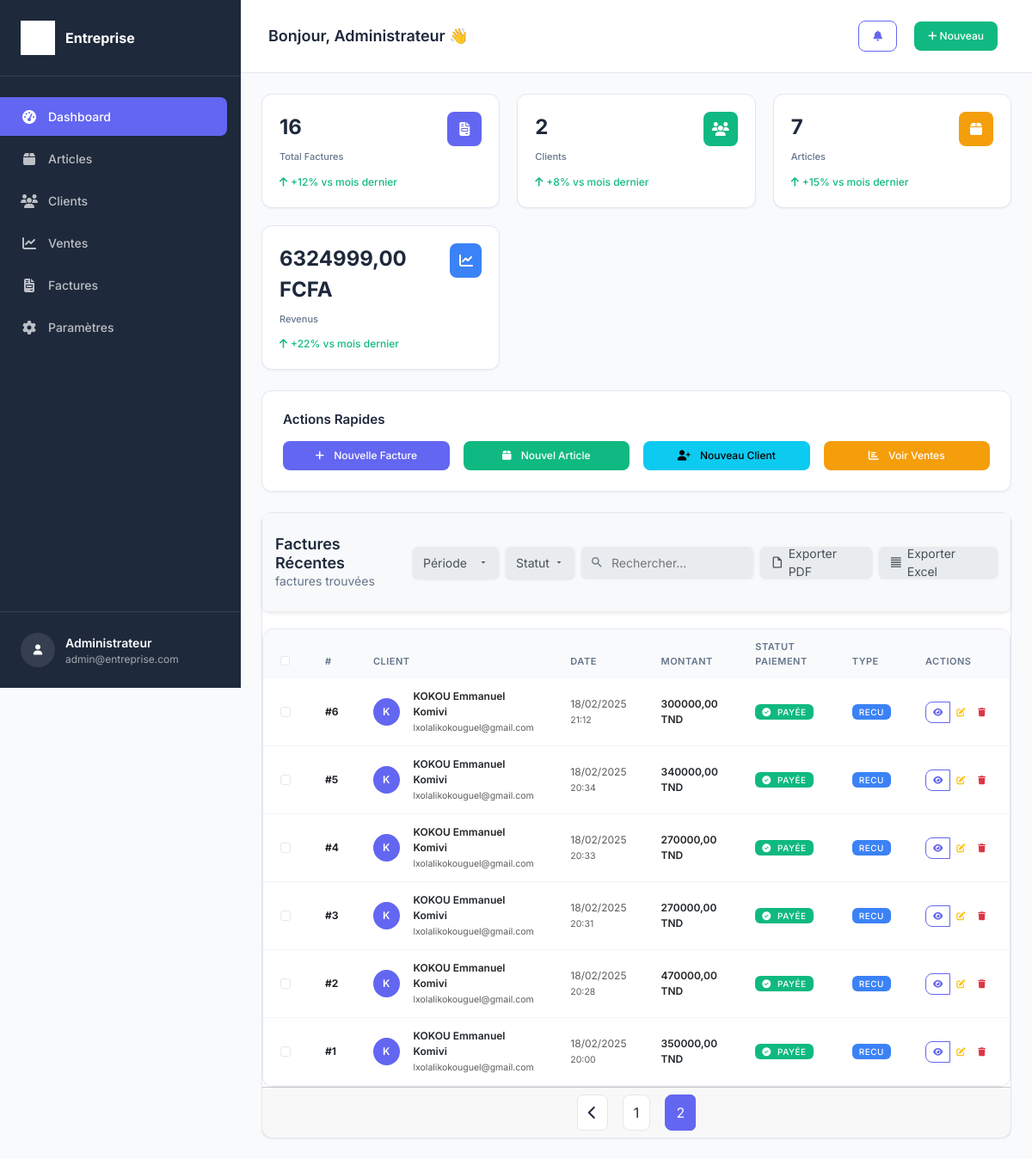
Page /?page=2 (signed in) on the committed database.
### fact_app/models.py (models this page shows, shortened)
class Invoice(models.Model):
    INVOICE_TYPE = (
        ('R', 'RECU'),
        ('F', 'FACTURE')
    )
    customer = models.ForeignKey(Customer, null=True, blank=True, on_delete=models.PROTECT)
    save_by = models.ForeignKey(User, on_delete=models.PROTECT)
    invoice_date_time = models.DateTimeField(auto_now_add=True)
    last_updated_date = models.DateTimeField(null=True)
    paid = models.BooleanField(default=True)
    invoice_type = models.CharField(max_length=1, choices=INVOICE_TYPE)
    comments = models.TextField(null=True, max_length=1000, blank=True)
    class Meta:
        verbose_name = "Invoice"
        verbose_name_plural = "Invoices"
    @property
    def total(self):
        total_amount = 0
        for item in self.invoice_items.all():
            total_amount += item.total_price
        return total_amount

class Customer(models.Model):
    SEX_TYPES = (
        ('M', 'Male'),
        ('F', 'Female'),
    )
    name = models.CharField(max_length=132)
    email = models.EmailField()
    phone = models.CharField(max_length=132)
    address = models.CharField(max_length=132)
    sex = models.CharField(max_length=1, choices=SEX_TYPES)
    age = models.CharField(max_length=12)
    city = models.CharField(max_length=32)
    zip_code = models.CharField(max_length=32)
    created_date = models.DateTimeField(auto_now_add=True)
    save_by = models.ForeignKey(User, on_delete=models.PROTECT)
    class Meta:
        verbose_name = "Customer"
        verbose_name_plural = "Customers"

class InvoiceItem(models.Model):
    invoice = models.ForeignKey(Invoice, null=True, blank=True, on_delete=models.SET_NULL, related_name="invoice_items")
    article = models.ForeignKey(Article, null=True, blank=True, on_delete=models.SET_NULL)
    unit_price = models.DecimalField(max_digits=10, decimal_places=2)
    quantity = models.PositiveIntegerField()
    @property
    def total_price(self):
        return self.quantity * self.unit_price

### fact_app/views.py (the view, shortened to what this page needs)
# urls.py: path('', views.HomeView.as_view(), name='home'),
class HomeView(LoginRequiredSuperuserMixin, View):
    templates_name = 'index.html'
    invoices = Invoice.objects.select_related('customer', 'save_by').all().order_by('-invoice_date_time')
    def get(self, request, *args, **kwargs):
        total_invoices = Invoice.objects.count()
        total_customers = Customer.objects.count()
        total_articles = Article.objects.count()
        total_revenue = InvoiceItem.objects.filter(
            invoice__paid=True
        ).aggregate(
            total=models.Sum(models.F('quantity') * models.F('unit_price'))
        )['total'] or 0
        items = pagination(request, self.invoices)
        context = {
            'invoices': items,
            'total_invoices': total_invoices,
            'total_customers': total_customers,
            'total_articles': total_articles,
            'total_revenue': total_revenue,
        }
        return render(request, self.templates_name, context)

### templates/index.html (shortened to what this page needs)
{% extends "base.html" %}
{% load static %}
{% block content %}
<div class="stats-grid">
    <div class="stat-card fade-in">
        <div class="stat-header">
            <div>
                <div class="stat-value">{{ total_invoices|default:"0" }}</div>
                <div class="stat-label">Total Factures</div>
            </div>
            <div class="stat-icon primary">
                <i class="fas fa-file-invoice"></i>
            </div>
        </div>
        <div class="stat-change positive">
            <i class="fas fa-arrow-up"></i>
            <span>+12% vs mois dernier</span>
        </div>
    </div>
    <div class="stat-card fade-in">
        <div class="stat-header">
            <div>
                <div class="stat-value">{{ total_customers|default:"0" }}</div>
                <div class="stat-label">Clients</div>
            </div>
            <div class="stat-icon success">
                <i class="fas fa-users"></i>
            </div>
        </div>
        <div class="stat-change positive">
            <i class="fas fa-arrow-up"></i>
            <span>+8% vs mois dernier</span>
        </div>
    </div>
    <div class="stat-card fade-in">
        <div class="stat-header">
            <div>
                <div class="stat-value">{{ total_articles|default:"0" }}</div>
                <div class="stat-label">Articles</div>
            </div>
            <div class="stat-icon warning">
                <i class="fas fa-box"></i>
            </div>
        </div>
        <div class="stat-change positive">
            <i class="fas fa-arrow-up"></i>
            <span>+15% vs mois dernier</span>
        </div>
    </div>
    <div class="stat-card fade-in">
        <div class="stat-header">
            <div>
                <div class="stat-value">{{ total_revenue|default:"0"|floatformat:2 }} FCFA</div>
                <div class="stat-label">Revenus</div>
            </div>
            <div class="stat-icon info">
                <i class="fas fa-chart-line"></i>
            </div>
        </div>
        <div class="stat-change positive">
            <i class="fas fa-arrow-up"></i>
            <span>+22% vs mois dernier</span>
        </div>
    </div>
</div>
<div class="card mb-4 fade-in">
    <div class="card-body">
        <h5 class="card-title mb-3">Actions Rapides</h5>
        <div class="row g-3">
            <div class="col-md-3">
                <a href="{% url 'add-invoice' %}" class="btn btn-primary w-100">
                    <i class="fas fa-plus me-2"></i>
                    Nouvelle Facture
                </a>
            </div>
            <div class="col-md-3">
                <a href="{% url 'add-article' %}" class="btn btn-success w-100">
                    <i class="fas fa-box me-2"></i>
                    Nouvel Article
                </a>
            </div>
            <div class="col-md-3">
                <a href="{% url 'add-customer' %}" class="btn btn-info w-100">
                    <i class="fas fa-user-plus me-2"></i>
                    Nouveau Client
                </a>
            </div>
            <div class="col-md-3">
                <a href="{% url 'sales-summary-list' %}" class="btn btn-warning w-100">
                    <i class="fas fa-chart-bar me-2"></i>
                    Voir Ventes
                </a>
            </div>
        </div>
    </div>
</div>
<div class="card fade-in">
    <div class="filters-container" style="display: flex; justify-content: space-between; align-items: center; margin-bottom: 20px; padding: 15px; background-color: #f8f9fa; border-radius: 8px; box-shadow: 0 2px 4px rgba(0,0,0,0.1);">
        <div style="display: flex; flex-direction: column;">
            <h5 class="card-title mb-0" style="margin: 0; font-size: 18px; font-weight: 600; color: #1e293b;">Factures Récentes</h5>
            <p class="card-subtitle mb-0" style="margin: 0; font-size: 14px; color: #64748b;">{{ invoices.count }} factures trouvées</p>
        </div>
        <div class="right-actions" style="display: flex; gap: 8px; align-items: center;">
            <div class="filter-dropdown" style="position: relative;">
                <button class="filter-btn" type="button" data-bs-toggle="dropdown" aria-expanded="false" style="background-color: #e9ecef; border: none; border-radius: 6px; padding: 8px 12px; color: #495057; font-size: 14px; display: flex; align-items: center; gap: 5px; min-width: 100px; justify-content: space-between; box-shadow: 0 1px 3px rgba(0,0,0,0.1);">
                    <span>Période</span>
                    <svg width="12" height="12" viewBox="0 0 24 24" fill="currentColor">
                        <path d="M7 10l5 5 5-5z"/>
                    </svg>
                </button>
            </div>
            <div class="filter-dropdown" style="position: relative;">
                <button class="filter-btn" type="button" data-bs-toggle="dropdown" aria-expanded="false" style="background-color: #e9ecef; border: none; border-radius: 6px; padding: 8px 12px; color: #495057; font-size: 14px; display: flex; align-items: center; gap: 5px; min-width: 80px; justify-content: space-between; box-shadow: 0 1px 3px rgba(0,0,0,0.1);">
                    <span>Statut</span>
                    <svg width="12" height="12" viewBox="0 0 24 24" fill="currentColor">
                        <path d="M7 10l5 5 5-5z"/>
                    </svg>
                </button>
            </div>
            <div class="search-container" style="position: relative; display: flex; align-items: center; margin-top: 24px;">
                <input id="search" type="text" placeholder="Rechercher..." style="background-color: #e9ecef; border: none; border-radius: 6px; padding: 8px 12px 8px 35px; color: #495057; font-size: 14px; width: 200px; height: 36px; box-shadow: 0 1px 3px rgba(0,0,0,0.1); line-height: 1; box-sizing: border-box;">
            </div>
                    <a href="{% url 'export-dashboard-pdf' %}" class="export-btn" style="background-color: #e9ecef; border: none; border-radius: 6px; padding: 8px 12px; color: #495057; font-size: 14px; display: flex; align-items: center; gap: 5px; height: 36px; box-shadow: 0 1px 3px rgba(0,0,0,0.1); text-decoration: none;">
            <svg width="16" height="16" viewBox="0 0 24 24" fill="currentColor">
                <path d="M14,2H6A2,2 0 0,0 4,4V20A2,2 0 0,0 6,22H18A2,2 0 0,0 20,20V8L14,2M18,20H6V4H13V9H18V20Z"/>
            </svg>
            Exporter PDF
        </a>
                    <a href="{% url 'export-dashboard-excel' %}" class="export-btn" style="background-color: #e9ecef; border: none; border-radius: 6px; padding: 8px 12px; color: #495057; font-size: 14px; display: flex; align-items: center; gap: 5px; height: 36px; box-shadow: 0 1px 3px rgba(0,0,0,0.1); text-decoration: none;">
            <svg width="16" height="16" viewBox="0 0 24 24" fill="currentColor">
                <path d="M3,3H21V5H3V3M3,7H21V9H3V7M3,11H21V13H3V11M3,15H21V17H3V15M3,19H21V21H3V19Z"/>
            </svg>
            Exporter Excel
        </a>
        </div>
    </div>
    <div class="table-container">
        <div class="table-responsive">
            <table class="table table-hover">
                <thead>
                    <tr>
                        <th width="50">
                            <input type="checkbox" class="form-check-input" id="selectAll">
                        </th>
                        <th>#</th>
                        <th>Client</th>
                        <th>Date</th>
                        <th>Montant</th>
                        <th>Statut Paiement</th>
                        <th>Type</th>
                        <th>Actions</th>
                    </tr>
                </thead>
                <tbody id="myTable">
                    {% if invoices %}
                        {% for facture in invoices %}
                        <tr>
                            <td>
                                <input type="checkbox" class="form-check-input row-checkbox">
                            </td>
                            <td>
                                <strong>#{{ facture.pk }}</strong>
                            </td>
                            <td>
                                <div class="d-flex align-items-center">
                                    <div class="avatar-sm me-3">
                                        <div class="avatar-initial rounded-circle bg-primary">
                                            {{ facture.customer.name|first|upper }}
                                        </div>
                                    </div>
                                    <div>
                                        <div class="fw-semibold">{{ facture.customer.name }}</div>
                                        <small class="text-muted">{{ facture.customer.email|default:"-" }}</small>
                                    </div>
                                </div>
                            </td>
                            <td>
                                <div class="text-muted">{{ facture.invoice_date_time|date:"d/m/Y" }}</div>
                                <small class="text-muted">{{ facture.invoice_date_time|date:"H:i" }}</small>
                            </td>
                            <td>
                                <div class="fw-semibold">{{ facture.total|floatformat:2 }} TND</div>
                            </td>
                            <td>
                                {% if facture.paid %}
                                    <span class="badge badge-success">
                                        <i class="fas fa-check-circle me-1"></i>
                                        Payée
                                    </span>
                                {% else %}
                                    <span class="badge badge-warning">
                                        <i class="fas fa-clock me-1"></i>
                                        En attente
                                    </span>
                                {% endif %}
                            </td>
                            <td>
                                <span class="badge badge-info">{{ facture.get_invoice_type_display }}</span>
                            </td>
                            <td>
                                <div class="btn-group" role="group">
                                    <a href="{% url 'view-invoice' pk=facture.pk %}"
                                       class="btn btn-sm btn-outline-primary"
                                       title="Voir">
                                        <i class="fas fa-eye"></i>
                                    </a>
                                    <button type="button"
                                            class="btn btn-sm btn-outline-warning"
                                            title="Modifier"
                                            data-bs-toggle="modal"
                                            data-bs-target="#modifier"
                                            data-id="{{ facture.pk }}"
                                            data-customer="{{ facture.customer.name }}">
                                        <i class="fas fa-edit"></i>
                                    </button>
                                    <button type="button"
                                            class="btn btn-sm btn-outline-danger"
                                            title="Supprimer"
                                            data-bs-toggle="modal"
                                            data-bs-target="#supprimer"
                                            data-id="{{ facture.pk }}"
                                            data-customer="{{ facture.customer.name }}">
                                        <i class="fas fa-trash"></i>
                                    </button>
                                </div>
                            </td>
                        </tr>
                        {% endfor %}
                    {% endif %}
                </tbody>
            </table>
        </div>
    </div>
    {% if invoices.has_other_pages %}
    <div class="card-footer">
        <nav aria-label="Pagination">
            <ul class="pagination justify-content-center mb-0">
                {% if invoices.has_previous %}
                    <li class="page-item mx-2">
                        <a class="page-link" href="?page={{ invoices.previous_page_number }}">
                            <i class="fas fa-chevron-left"></i>
                        </a>
                    </li>
                {% endif %}
                {% for page_number in invoices.paginator.page_range %}
                    {% if invoices.number == page_number %}
                        <li class="page-item active mx-2">
                            <span class="page-link">{{ page_number }}</span>
                        </li>
                    {% else %}
                        <li class="page-item mx-2">
                            <a class="page-link" href="?page={{ page_number }}">{{ page_number }}</a>
                        </li>
                    {% endif %}
                {% endfor %}
            </ul>
        </nav>
    </div>
    {% endif %}
</div>
{% endblock %}

### rows in the picture
Invoice: pk "6", customer.name|first "K", customer.name "KOKOU Emmanuel Komivi", customer.email "lxolalikokouguel@gmail.com", invoice_date_time "18/02/2025", invoice_date_time "21:12", total "300000,00", paid True (drawn), invoice_type "RECU"
Invoice: pk "5", customer.name|first "K", customer.name "KOKOU Emmanuel Komivi", customer.email "lxolalikokouguel@gmail.com", invoice_date_time "18/02/2025", invoice_date_time "20:34", total "340000,00", paid True (drawn), invoice_type "RECU"
Invoice: pk "4", customer.name|first "K", customer.name "KOKOU Emmanuel Komivi", customer.email "lxolalikokouguel@gmail.com", invoice_date_time "18/02/2025", invoice_date_time "20:33", total "270000,00", paid True (drawn), invoice_type "RECU"
Invoice: pk "3", customer.name|first "K", customer.name "KOKOU Emmanuel Komivi", customer.email "lxolalikokouguel@gmail.com", invoice_date_time "18/02/2025", invoice_date_time "20:31", total "270000,00", paid True (drawn), invoice_type "RECU"
Invoice: pk "2", customer.name|first "K", customer.name "KOKOU Emmanuel Komivi", customer.email "lxolalikokouguel@gmail.com", invoice_date_time "18/02/2025", invoice_date_time "20:28", total "470000,00", paid True (drawn), invoice_type "RECU"
Invoice: pk "1", customer.name|first "K", customer.name "KOKOU Emmanuel Komivi", customer.email "lxolalikokouguel@gmail.com", invoice_date_time "18/02/2025", invoice_date_time "20:00", total "350000,00", paid True (drawn), invoice_type "RECU"

### other values in the picture
{{ total_invoices|default:"0" }} "16"
{{ total_customers|default:"0" }} "2"
{{ total_articles|default:"0" }} "7"
{{ total_revenue|default:"0"|floatformat:2 }} "6324999,00"
{{ page_number }} "1"
{{ page_number }} "2"
